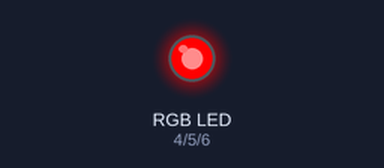
This sketch was run on a simulated Arduino Uno, built with avr-gcc and run on an emulated ATmega328P. Parts: an RGB LED mixed from three pins (HIGH = lit). What the sketch prints to the serial monitor is not drawn.

Above: at 0.05 s.
At 0.65 s:
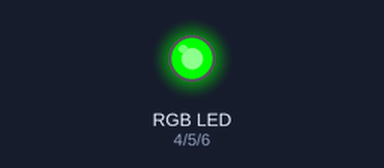
At 1.25 s:
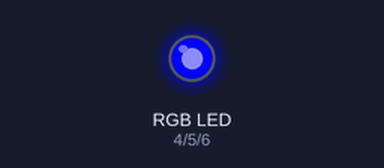
At 2.45 s:
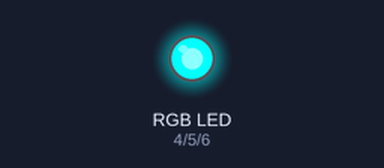
At 3.6 s:
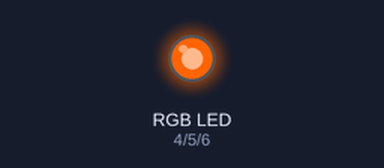
At 4.8 s:
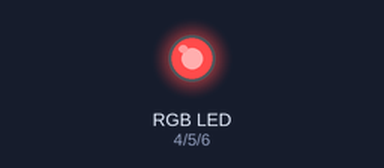
Timing chart, 0 to 6.2 s (numbered marks = the images above):
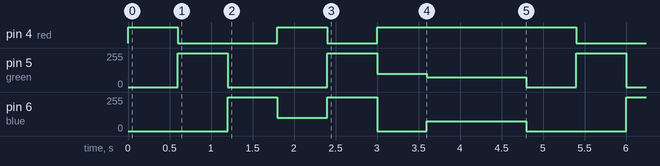

The sketch:

loop_through_colors.ino
```cpp
/*
 First Program:
 * Experimenting with different colors
 * and simple functions in Arduino Uno using RGB LED
 * Output pins to connect to for the LED:
 * Red = 4
 * Green = 5
 * Blue = 6
 *
 *
 */

int red= 4;
int green = 5;
int blue = 6;
//boolean condition = true;

//Wait Time or delay between each light for show switching between
//lights properly
int waitTime = 600;

//new delay assigned for looping through colors --- testing
int specialDelay = 2000;

void setup() {
  // put your setup code here, to run once:
  Serial.begin(9600);
  pinMode(red, OUTPUT);
  pinMode(green, OUTPUT);
  pinMode(blue, OUTPUT);
}

void loop()
{
  // put your main code here, to run repeatedly:
   Serial.println("Flashing lights: \n");
   turnOn_red();
   delay(waitTime);
   turnOn_green();
   delay(waitTime);
   turnOn_blue();
   delay(waitTime);
   turnOn_magenta();
   delay(waitTime);
   turnOnCyan();
   delay(waitTime);
   turnOnyellow();
   delay(waitTime);
   newColor();
   delay(waitTime);
 //  randomizer();
   delay(waitTime);
   turnOff();

}

void randomizer()
{
  for(int i=0;i<255;i++)
  {
    analogWrite(red, i);
    analogWrite(green, i);
    analogWrite(blue, i);
    delay(specialDelay);
  }
}

void turnOn_red()
{
    digitalWrite(red, HIGH);
    digitalWrite(green, LOW);
    digitalWrite(blue, LOW);
}

void turnOn_green()
{
    digitalWrite(red, LOW);
    digitalWrite(green, HIGH);
    digitalWrite(blue, LOW);
}

void turnOn_blue()
{
    digitalWrite(red, LOW);
    digitalWrite(green, LOW);
    digitalWrite(blue, HIGH);
}


void turnOn_magenta()
{
    analogWrite(red, 255);
    analogWrite(green, 0);
    analogWrite(blue, 100);
}

void turnOnCyan()
{
    analogWrite(red, 0);
    analogWrite(green, 255);
    analogWrite(blue, 255);
}

void turnOnyellow()
{
    analogWrite(red, 255);
    analogWrite(green, 100);
    analogWrite(blue, 0);
}

//random values to create new color
void newColor()
{
    analogWrite(red, 200);
    analogWrite(green, 75);
    analogWrite(blue, 75);
}

//final turn off all colors, loops back to red
void turnOff()
{
    digitalWrite(red, LOW);
    digitalWrite(green, LOW);
    digitalWrite(blue, LOW);
}
```

Measured:
- by itself, pin 4 (red): repeats every 4.8 s: LOW 1.2 s, HIGH 0.60 s, LOW 0.60 s, HIGH 2.4 s
- by itself, pin 5 (green): repeats every 4.8 s: 0/255 1.2 s, 255/255 0.60 s, 100/255 0.60 s, 75/255 1.2 s, 0/255 0.60 s, 255/255 0.60 s
- by itself, pin 6 (blue): repeats every 4.8 s: 100/255 0.60 s, 255/255 0.60 s, 0/255 0.60 s, 75/255 1.2 s, 0/255 1.2 s, 255/255 0.60 s
